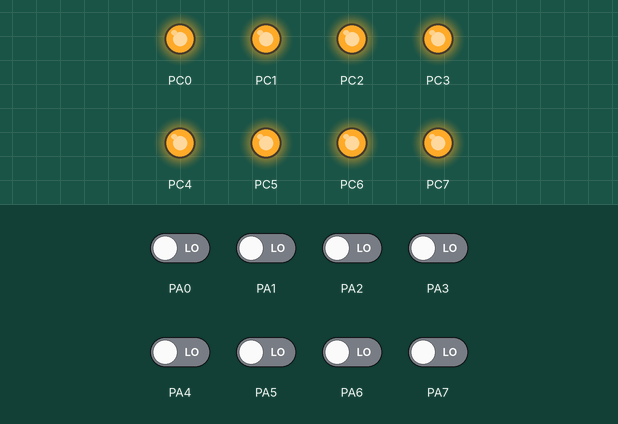
Recording of a program running on a simulated ATmega32, built with avr-gcc and emulated at 3.6864 MHz. On the bench: output pins drawn as LEDs (lit = HIGH). The inputs (shaded band) are chosen by the test bench; at power-on: PA0–7 LOW.

Above: at 0.1 s.
Timing chart, 0 to 1.6 s (numbered marks = the images above):
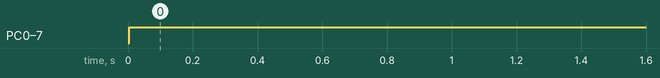

Measured:
- by itself, PC0–7: LOW → HIGH at 0.00 s

The program:

RTOS_HH.c
```c
/******************************************************
FreeRTOS demo program.
Implementing 2 tasks, each blinking a LED.

STK500 setup:
  * PORTC connected to LEDS.

Henning Hargaard 8.2.2012
*******************************************************/
#include <avr/io.h>
#include <avr/delay.h>
#include "FreeRTOS.h"
#include "task.h"
#include "led.h"
#include "uart.h"
#include "semphr.h"
#include "queue.h"

xSemaphoreHandle xSemaphore1 = NULL;
unsigned char count = 0;
xSemaphoreHandle xSemaphore2 = NULL;
xQueueHandle xQueue1 = NULL;

void vLEDFlashTask1( void *pvParameters )
{
	portTickType xLastWakeTime;
	xLastWakeTime = xTaskGetTickCount();
	while(1)
	{
		toggleLED(0);
		vTaskDelayUntil(&xLastWakeTime, 1000);
	}
}

void vLEDFlashTask2( void *pvParameters )
{
	portTickType xLastWakeTime;
	xLastWakeTime = xTaskGetTickCount();
	while(1)
	{
		toggleLED(1);
		vTaskDelayUntil(&xLastWakeTime, 500);
	}
}

void vLEDFlashTask3( void *pvParameters )
{
	portTickType xLastWakeTime;
	xLastWakeTime = xTaskGetTickCount();
	int ledNumber = 2;
	while(1)
	{
		if(ledNumber > 7)
			ledNumber = 2;
		toggleLED(ledNumber);
		ledNumber++;
		vTaskDelayUntil(&xLastWakeTime, 100);
	}
}

void v2FirstTask( void *pvParameters )
{
	portTickType xLastWakeTime;
	xLastWakeTime = xTaskGetTickCount();

	while(!switchOn(0))
	{
		vTaskDelayUntil(&xLastWakeTime, 50);
	}
	xSemaphoreGive(xSemaphore1);
}

void v2SecondTask( void *pvParameters )
{
	portTickType xLastWakeTime;
	xLastWakeTime = xTaskGetTickCount();

	while(1)
	{
		if(xSemaphore1 != NULL)
		{
			if(xSemaphoreTake(xSemaphore1, 0) == pdTRUE);
			{
				turnOnLED(7);
				vTaskDelayUntil(&xLastWakeTime, 50);
			}
			turnOffLED(7);
		}
	}
}

void v3FirstTask( void *pvParameters )
{
	portTickType xLastWakeTime;
	xLastWakeTime = xTaskGetTickCount();

	while(1)
	{
		while(switchStatus() != 0b00000001)
		{
			vTaskDelayUntil(&xLastWakeTime, 50);
		}
		if(xQueue1 != NULL)
		{
			while(xSemaphoreTake(xSemaphore2, portMAX_DELAY) != pdTRUE)
			{}

			if(count < 255)
				++count;

			xQueueSendToBack(xQueue1, &count, portMAX_DELAY);

			xSemaphoreGive(xSemaphore2);
			vTaskDelayUntil(&xLastWakeTime, 250);
		}
	}
}

void v3SecondTask( void *pvParameters )
{
	portTickType xLastWakeTime;
	xLastWakeTime = xTaskGetTickCount();

	while(1)
	{
		while(switchStatus() != 0b00000010)
		{
			vTaskDelayUntil(&xLastWakeTime, 50);
		}
		if(xQueue1 != NULL)
		{
			while(xSemaphoreTake(xSemaphore2, portMAX_DELAY) != pdTRUE)
		{}

			if(count > 0)
				--count;

			xQueueSendToBack(xQueue1, &count, portMAX_DELAY);

			xSemaphoreGive(xSemaphore2);
			vTaskDelayUntil(&xLastWakeTime, 250);
		}
	}
}

void v3ThirdTask( void *pvParameters )
{
	portTickType xLastWakeTime;
	xLastWakeTime = xTaskGetTickCount();
	unsigned char currentChar = NULL;

	while(1)
	{
		if(xQueue1 != NULL)
		{
			if(xQueueReceive(xQueue1, &currentChar, portMAX_DELAY) == pdTRUE)
			{
				//Send to terminal
				SendString("New number: ");
				SendInteger(currentChar);
				SendChar('\n');
				SendChar('\r');

				//Write on board
				PORTC = ~currentChar;
			}
		}
	}
}


int main(void)
{
	initLEDport();
	initSwitchPort();
	InitUART(115200, 8);
	//vSemaphoreCreateBinary(xSemaphore1);
	xSemaphore2 = xSemaphoreCreateMutex(); //Mutex
	xQueue1 = xQueueCreate(10, sizeof(unsigned char)); //Queue 10 big containing 'unsigned char'

	//xTaskCreate(vLEDFlashTask1, (signed char *) "LED1", configMINIMAL_STACK_SIZE, NULL, tskIDLE_PRIORITY, NULL);
	//xTaskCreate(vLEDFlashTask2, (signed char *) "LED2", configMINIMAL_STACK_SIZE, NULL, tskIDLE_PRIORITY, NULL);
	//xTaskCreate(vLEDFlashTask3, (signed char *) "LED3", configMINIMAL_STACK_SIZE, NULL, tskIDLE_PRIORITY, NULL);

	//xTaskCreate(v2FirstTask, (signed char *) "Task1", configMINIMAL_STACK_SIZE, NULL, tskIDLE_PRIORITY, NULL);
	//xTaskCreate(v2SecondTask, (signed char *) "Task2", configMINIMAL_STACK_SIZE, NULL, tskIDLE_PRIORITY, NULL);

	xTaskCreate(v3FirstTask, (signed char *) "Task1", configMINIMAL_STACK_SIZE, NULL, tskIDLE_PRIORITY, NULL);
	xTaskCreate(v3SecondTask, (signed char *) "Task2", configMINIMAL_STACK_SIZE, NULL, tskIDLE_PRIORITY, NULL);
	xTaskCreate(v3ThirdTask, (signed char *) "Task3", configMINIMAL_STACK_SIZE, NULL, tskIDLE_PRIORITY, NULL);

	vTaskStartScheduler();
	while(1)
	{}
}
```

FreeRTOS.h
```c
// (licence header left out)
#ifndef INC_FREERTOS_H
#define INC_FREERTOS_H


/*
 * Include the generic headers required for the FreeRTOS port being used.
 */
#include <stddef.h>

/* Basic FreeRTOS definitions. */
#include "projdefs.h"

/* Application specific configuration options. */
#include "FreeRTOSConfig.h"

/* configUSE_PORT_OPTIMISED_TASK_SELECTION must be defined before portable.h
is included as it is used by the port layer. */
#ifndef configUSE_PORT_OPTIMISED_TASK_SELECTION
	#define configUSE_PORT_OPTIMISED_TASK_SELECTION 0
#endif

/* Definitions specific to the port being used. */
#include "portable.h"


/* Defines the prototype to which the application task hook function must
conform. */
typedef portBASE_TYPE (*pdTASK_HOOK_CODE)( void * );


/*
 * Check all the required application specific macros have been defined.
 * These macros are application specific and (as downloaded) are defined
 * within FreeRTOSConfig.h.
 */

#ifndef configUSE_PREEMPTION
	#error Missing definition:  configUSE_PREEMPTION should be defined in FreeRTOSConfig.h as either 1 or 0.  See the Configuration section of the FreeRTOS API documentation for details.
#endif

#ifndef configUSE_IDLE_HOOK
	#error Missing definition:  configUSE_IDLE_HOOK should be defined in FreeRTOSConfig.h as either 1 or 0.  See the Configuration section of the FreeRTOS API documentation for details.
#endif

#ifndef configUSE_TICK_HOOK
	#error Missing definition:  configUSE_TICK_HOOK should be defined in FreeRTOSConfig.h as either 1 or 0.  See the Configuration section of the FreeRTOS API documentation for details.
#endif

#ifndef configUSE_CO_ROUTINES
	#error  Missing definition:  configUSE_CO_ROUTINES should be defined in FreeRTOSConfig.h as either 1 or 0.  See the Configuration section of the FreeRTOS API documentation for details.
#endif

#ifndef INCLUDE_vTaskPrioritySet
	#error Missing definition:  INCLUDE_vTaskPrioritySet should be defined in FreeRTOSConfig.h as either 1 or 0.  See the Configuration section of the FreeRTOS API documentation for details.
#endif

#ifndef INCLUDE_uxTaskPriorityGet
	#error Missing definition:  INCLUDE_uxTaskPriorityGet should be defined in FreeRTOSConfig.h as either 1 or 0.  See the Configuration section of the FreeRTOS API documentation for details.
#endif

#ifndef INCLUDE_vTaskDelete
	#error Missing definition:  INCLUDE_vTaskDelete		 should be defined in FreeRTOSConfig.h as either 1 or 0.  See the Configuration section of the FreeRTOS API documentation for details.
#endif

#ifndef INCLUDE_vTaskSuspend
	#error Missing definition:  INCLUDE_vTaskSuspend	 should be defined in FreeRTOSConfig.h as either 1 or 0.  See the Configuration section of the FreeRTOS API documentation for details.
#endif

#ifndef INCLUDE_vTaskDelayUntil
	#error Missing definition:  INCLUDE_vTaskDelayUntil should be defined in FreeRTOSConfig.h as either 1 or 0.  See the Configuration section of the FreeRTOS API documentation for details.
#endif

#ifndef INCLUDE_vTaskDelay
	#error Missing definition:  INCLUDE_vTaskDelay should be defined in FreeRTOSConfig.h as either 1 or 0.  See the Configuration section of the FreeRTOS API documentation for details.
#endif

#ifndef configUSE_16_BIT_TICKS
	#error Missing definition:  configUSE_16_BIT_TICKS should be defined in FreeRTOSConfig.h as either 1 or 0.  See the Configuration section of the FreeRTOS API documentation for details.
#endif

#ifndef INCLUDE_xTaskGetIdleTaskHandle
	#define INCLUDE_xTaskGetIdleTaskHandle 0
#endif

#ifndef INCLUDE_xTimerGetTimerDaemonTaskHandle
	#define INCLUDE_xTimerGetTimerDaemonTaskHandle 0
#endif

#ifndef INCLUDE_xQueueGetMutexHolder
	#define INCLUDE_xQueueGetMutexHolder 0
#endif

#ifndef INCLUDE_pcTaskGetTaskName
	#define INCLUDE_pcTaskGetTaskName 0
#endif

#ifndef configUSE_APPLICATION_TASK_TAG
	#define configUSE_APPLICATION_TASK_TAG 0
#endif

#ifndef INCLUDE_uxTaskGetStackHighWaterMark
	#define INCLUDE_uxTaskGetStackHighWaterMark 0
#endif

#ifndef INCLUDE_eTaskStateGet
	#define INCLUDE_eTaskStateGet 0
#endif

#ifndef configUSE_RECURSIVE_MUTEXES
	#define configUSE_RECURSIVE_MUTEXES 0
#endif

#ifndef configUSE_MUTEXES
	#define configUSE_MUTEXES 0
#endif

#ifndef configUSE_TIMERS
	#define configUSE_TIMERS 0
#endif

#ifndef configUSE_COUNTING_SEMAPHORES
	#define configUSE_COUNTING_SEMAPHORES 0
#endif

#ifndef configUSE_ALTERNATIVE_API
	#define configUSE_ALTERNATIVE_API 0
#endif

#ifndef portCRITICAL_NESTING_IN_TCB
	#define portCRITICAL_NESTING_IN_TCB 0
#endif

#ifndef configMAX_TASK_NAME_LEN
	#define configMAX_TASK_NAME_LEN 16
#endif

#ifndef configIDLE_SHOULD_YIELD
	#define configIDLE_SHOULD_YIELD		1
#endif

#if configMAX_TASK_NAME_LEN < 1
	#error configMAX_TASK_NAME_LEN must be set to a minimum of 1 in FreeRTOSConfig.h
#endif

#ifndef INCLUDE_xTaskResumeFromISR
	#define INCLUDE_xTaskResumeFromISR 1
#endif

#ifndef configASSERT
	#define configASSERT( x )
#endif

#ifndef portALIGNMENT_ASSERT_pxCurrentTCB
	#define portALIGNMENT_ASSERT_pxCurrentTCB configASSERT
#endif

/* The timers module relies on xTaskGetSchedulerState(). */
#if configUSE_TIMERS == 1

	#ifndef configTIMER_TASK_PRIORITY
		#error If configUSE_TIMERS is set to 1 then configTIMER_TASK_PRIORITY must also be defined.
	#endif /* configTIMER_TASK_PRIORITY */

	#ifndef configTIMER_QUEUE_LENGTH
		#error If configUSE_TIMERS is set to 1 then configTIMER_QUEUE_LENGTH must also be defined.
	#endif /* configTIMER_QUEUE_LENGTH */

	#ifndef configTIMER_TASK_STACK_DEPTH
		#error If configUSE_TIMERS is set to 1 then configTIMER_TASK_STACK_DEPTH must also be defined.
	#endif /* configTIMER_TASK_STACK_DEPTH */

#endif /* configUSE_TIMERS */

#ifndef INCLUDE_xTaskGetSchedulerState
	#define INCLUDE_xTaskGetSchedulerState 0
#endif

#ifndef INCLUDE_xTaskGetCurrentTaskHandle
	#define INCLUDE_xTaskGetCurrentTaskHandle 0
#endif


#ifndef portSET_INTERRUPT_MASK_FROM_ISR
	#define portSET_INTERRUPT_MASK_FROM_ISR() 0
#endif

#ifndef portCLEAR_INTERRUPT_MASK_FROM_ISR
	#define portCLEAR_INTERRUPT_MASK_FROM_ISR( uxSavedStatusValue ) ( void ) uxSavedStatusValue
#endif

#ifndef portCLEAN_UP_TCB
	#define portCLEAN_UP_TCB( pxTCB ) ( void ) pxTCB
#endif

#ifndef portSETUP_TCB
	#define portSETUP_TCB( pxTCB ) ( void ) pxTCB
#endif

#ifndef configQUEUE_REGISTRY_SIZE
	#define configQUEUE_REGISTRY_SIZE 0U
#endif

#if ( configQUEUE_REGISTRY_SIZE < 1 )
	#define vQueueAddToRegistry( xQueue, pcName )
	#define vQueueUnregisterQueue( xQueue )
#endif

#ifndef portPOINTER_SIZE_TYPE
	#define portPOINTER_SIZE_TYPE unsigned long
#endif

/* Remove any unused trace macros. */
#ifndef traceSTART
	/* Used to perform any necessary initialisation - for example, open a file
	into which trace is to be written. */
	#define traceSTART()
#endif

#ifndef traceEND
	/* Use to close a trace, for example close a file into which trace has been
	written. */
	#define traceEND()
#endif

#ifndef traceTASK_SWITCHED_IN
	/* Called after a task has been selected to run.  pxCurrentTCB holds a pointer
	to the task control block of the selected task. */
	#define traceTASK_SWITCHED_IN()
#endif

#ifndef traceTASK_SWITCHED_OUT
	/* Called before a task has been selected to run.  pxCurrentTCB holds a pointer
	to the task control block of the task being switched out. */
	#define traceTASK_SWITCHED_OUT()
#endif

#ifndef traceTASK_PRIORITY_INHERIT
	/* Called when a task attempts to take a mutex that is already held by a
	lower priority task.  pxTCBOfMutexHolder is a pointer to the TCB of the task
	that holds the mutex.  uxInheritedPriority is the priority the mutex holder
	will inherit (the priority of the task that is attempting to obtain the
	muted. */
	#define traceTASK_PRIORITY_INHERIT( pxTCBOfMutexHolder, uxInheritedPriority )
#endif

#ifndef traceTASK_PRIORITY_DISINHERIT
	/* Called when a task releases a mutex, the holding of which had resulted in
	the task inheriting the priority of a higher priority task.
	pxTCBOfMutexHolder is a pointer to the TCB of the task that is releasing the
	mutex.  uxOriginalPriority is the task's configured (base) priority. */
	#define traceTASK_PRIORITY_DISINHERIT( pxTCBOfMutexHolder, uxOriginalPriority )
#endif

#ifndef traceBLOCKING_ON_QUEUE_RECEIVE
	/* Task is about to block because it cannot read from a
	queue/mutex/semaphore.  pxQueue is a pointer to the queue/mutex/semaphore
	upon which the read was attempted.  pxCurrentTCB points to the TCB of the
	task that attempted the read. */
	#define traceBLOCKING_ON_QUEUE_RECEIVE( pxQueue )
#endif

#ifndef traceBLOCKING_ON_QUEUE_SEND
	/* Task is about to block because it cannot write to a
	queue/mutex/semaphore.  pxQueue is a pointer to the queue/mutex/semaphore
	upon which the write was attempted.  pxCurrentTCB points to the TCB of the
	task that attempted the write. */
	#define traceBLOCKING_ON_QUEUE_SEND( pxQueue )
#endif

#ifndef configCHECK_FOR_STACK_OVERFLOW
	#define configCHECK_FOR_STACK_OVERFLOW 0
#endif

/* The following event macros are embedded in the kernel API calls. */

#ifndef traceMOVED_TASK_TO_READY_STATE
	#define traceMOVED_TASK_TO_READY_STATE( pxTCB )
#endif

#ifndef traceQUEUE_CREATE
	#define traceQUEUE_CREATE( pxNewQueue )
#endif

#ifndef traceQUEUE_CREATE_FAILED
	#define traceQUEUE_CREATE_FAILED( ucQueueType )
#endif

#ifndef traceCREATE_MUTEX
	#define traceCREATE_MUTEX( pxNewQueue )
#endif

#ifndef traceCREATE_MUTEX_FAILED
	#define traceCREATE_MUTEX_FAILED()
#endif

#ifndef traceGIVE_MUTEX_RECURSIVE
	#define traceGIVE_MUTEX_RECURSIVE( pxMutex )
#endif

#ifndef traceGIVE_MUTEX_RECURSIVE_FAILED
	#define traceGIVE_MUTEX_RECURSIVE_FAILED( pxMutex )
#endif

#ifndef traceTAKE_MUTEX_RECURSIVE
	#define traceTAKE_MUTEX_RECURSIVE( pxMutex )
#endif

#ifndef traceTAKE_MUTEX_RECURSIVE_FAILED
	#define traceTAKE_MUTEX_RECURSIVE_FAILED( pxMutex )
#endif

#ifndef traceCREATE_COUNTING_SEMAPHORE
	#define traceCREATE_COUNTING_SEMAPHORE()
#endif

#ifndef traceCREATE_COUNTING_SEMAPHORE_FAILED
	#define traceCREATE_COUNTING_SEMAPHORE_FAILED()
#endif

#ifndef traceQUEUE_SEND
	#define traceQUEUE_SEND( pxQueue )
#endif

#ifndef traceQUEUE_SEND_FAILED
	#define traceQUEUE_SEND_FAILED( pxQueue )
#endif

#ifndef traceQUEUE_RECEIVE
	#define traceQUEUE_RECEIVE( pxQueue )
#endif

#ifndef traceQUEUE_PEEK
	#define traceQUEUE_PEEK( pxQueue )
#endif

#ifndef traceQUEUE_RECEIVE_FAILED
	#define traceQUEUE_RECEIVE_FAILED( pxQueue )
#endif

#ifndef traceQUEUE_SEND_FROM_ISR
	#define traceQUEUE_SEND_FROM_ISR( pxQueue )
#endif

#ifndef traceQUEUE_SEND_FROM_ISR_FAILED
	#define traceQUEUE_SEND_FROM_ISR_FAILED( pxQueue )
#endif

#ifndef traceQUEUE_RECEIVE_FROM_ISR
	#define traceQUEUE_RECEIVE_FROM_ISR( pxQueue )
#endif

#ifndef traceQUEUE_RECEIVE_FROM_ISR_FAILED
	#define traceQUEUE_RECEIVE_FROM_ISR_FAILED( pxQueue )
#endif

#ifndef traceQUEUE_DELETE
	#define traceQUEUE_DELETE( pxQueue )
#endif

#ifndef traceTASK_CREATE
	#define traceTASK_CREATE( pxNewTCB )
#endif

#ifndef traceTASK_CREATE_FAILED
	#define traceTASK_CREATE_FAILED()
#endif

#ifndef traceTASK_DELETE
	#define traceTASK_DELETE( pxTaskToDelete )
#endif

#ifndef traceTASK_DELAY_UNTIL
	#define traceTASK_DELAY_UNTIL()
#endif

#ifndef traceTASK_DELAY
	#define traceTASK_DELAY()
#endif

#ifndef traceTASK_PRIORITY_SET
	#define traceTASK_PRIORITY_SET( pxTask, uxNewPriority )
#endif

#ifndef traceTASK_SUSPEND
	#define traceTASK_SUSPEND( pxTaskToSuspend )
#endif

#ifndef traceTASK_RESUME
	#define traceTASK_RESUME( pxTaskToResume )
#endif

#ifndef traceTASK_RESUME_FROM_ISR
	#define traceTASK_RESUME_FROM_ISR( pxTaskToResume )
#endif

#ifndef traceTASK_INCREMENT_TICK
	#define traceTASK_INCREMENT_TICK( xTickCount )
#endif

#ifndef traceTIMER_CREATE
	#define traceTIMER_CREATE( pxNewTimer )
#endif

#ifndef traceTIMER_CREATE_FAILED
	#define traceTIMER_CREATE_FAILED()
#endif

#ifndef traceTIMER_COMMAND_SEND
	#define traceTIMER_COMMAND_SEND( xTimer, xMessageID, xMessageValueValue, xReturn )
#endif

#ifndef traceTIMER_EXPIRED
	#define traceTIMER_EXPIRED( pxTimer )
#endif

#ifndef traceTIMER_COMMAND_RECEIVED
	#define traceTIMER_COMMAND_RECEIVED( pxTimer, xMessageID, xMessageValue )
#endif

#ifndef configGENERATE_RUN_TIME_STATS
	#define configGENERATE_RUN_TIME_STATS 0
#endif

#if ( configGENERATE_RUN_TIME_STATS == 1 )

	#ifndef portCONFIGURE_TIMER_FOR_RUN_TIME_STATS
		#error If configGENERATE_RUN_TIME_STATS is defined then portCONFIGURE_TIMER_FOR_RUN_TIME_STATS must also be defined.  portCONFIGURE_TIMER_FOR_RUN_TIME_STATS should call a port layer function to setup a peripheral timer/counter that can then be used as the run time counter time base.
	#endif /* portCONFIGURE_TIMER_FOR_RUN_TIME_STATS */

	#ifndef portGET_RUN_TIME_COUNTER_VALUE
		#ifndef portALT_GET_RUN_TIME_COUNTER_VALUE
			#error If configGENERATE_RUN_TIME_STATS is defined then either portGET_RUN_TIME_COUNTER_VALUE or portALT_GET_RUN_TIME_COUNTER_VALUE must also be defined.  See the examples provided and the FreeRTOS web site for more information.
		#endif /* portALT_GET_RUN_TIME_COUNTER_VALUE */
	#endif /* portGET_RUN_TIME_COUNTER_VALUE */

#endif /* configGENERATE_RUN_TIME_STATS */

#ifndef portCONFIGURE_TIMER_FOR_RUN_TIME_STATS
	#define portCONFIGURE_TIMER_FOR_RUN_TIME_STATS()
#endif

#ifndef configUSE_MALLOC_FAILED_HOOK
	#define configUSE_MALLOC_FAILED_HOOK 0
#endif

#ifndef portPRIVILEGE_BIT
	#define portPRIVILEGE_BIT ( ( unsigned portBASE_TYPE ) 0x00 )
#endif

#ifndef portYIELD_WITHIN_API
	#define portYIELD_WITHIN_API portYIELD
#endif

#ifndef pvPortMallocAligned
	#define pvPortMallocAligned( x, puxStackBuffer ) ( ( ( puxStackBuffer ) == NULL ) ? ( pvPortMalloc( ( x ) ) ) : ( puxStackBuffer ) )
#endif

#ifndef vPortFreeAligned
	#define vPortFreeAligned( pvBlockToFree ) vPortFree( pvBlockToFree )
#endif

#ifndef portSUPPRESS_TICKS_AND_SLEEP
	#define portSUPPRESS_TICKS_AND_SLEEP( xExpectedIdleTime )
#endif

#ifndef configPRE_SLEEP_PROCESSING
	#define configPRE_SLEEP_PROCESSING( x )
#endif

#ifndef configPOST_SLEEP_PROCESSING
	#define configPOST_SLEEP_PROCESSING( x )
#endif

#endif /* INC_FREERTOS_H */
```

Source omitted: StackMacros.h (9522 bytes), list.h (14725 bytes), mpu_wrappers.h (7348 bytes), projdefs.h (4559 bytes), queue.h (45167 bytes), semphr.h (31207 bytes), task.h (47274 bytes), timers.h (44890 bytes), list.c (9265 bytes), heap_1.c (6851 bytes), queue.c (55171 bytes), tasks.c (88378 bytes) and 10 more
